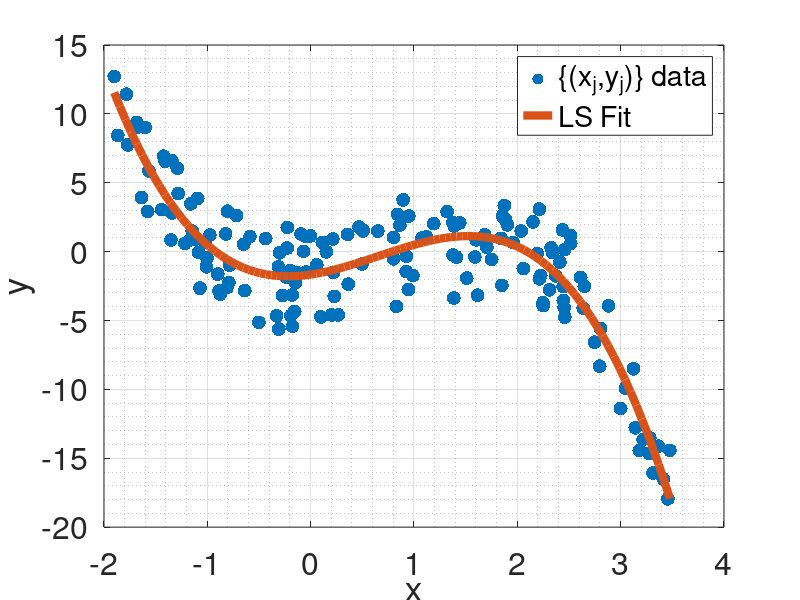

Reproduce this figure in MATLAB. (Note: this script raises an error after producing the figure.)
%%%%%%%%%%%%%%%%%%%%%%%%%%%%%%%%%%%%%%%%%%%%%%%%%%%%%%%%%%%%%%%%%%%%
%
% FUNCTION: use Linear Least Squares to find the best fit cubic 
%           polynomial through data {x_j,y_j}
%
% NOTE: 
%        (1) Fit data to: y = f(x;c) = c0 + c1*x + c2*x^2 + c3^x^3
%        (2) Compute DATA matrix for Linear Least Squares
%        (3) Use pseudo-inverse approach to find coefficients
%        (4) Will plot data to check :)
%        (5) Compute the errors (L1, L2, etc.)
%
%   Author: Nick A. Battista
%   Date: November 2021
%   Institution: The College of New Jersey
%
%%%%%%%%%%%%%%%%%%%%%%%%%%%%%%%%%%%%%%%%%%%%%%%%%%%%%%%%%%%%%%%%%%%%


function Linear_Least_Squares_Best_Fit()


%------------------------------------------------------------
%                LOAD DATA: XY_Data <--> {(x,y)} 
%   
%       XY_Data: col 1: x 
%                col 2: y
%                  row: different data point
%------------------------------------------------------------
load('Best_Fit_Ex1_Data.mat');
%
NSamples = length(XY_Data(:,1)); % # of data samples
    

%------------------------------------------------------------
%                 Setup linear problem matrix: 
%                 
%                  MAT*coeffsVec = XY_Data(:,2) 
%------------------------------------------------------------
MAT = zeros( NSamples, 4);       % allocate storage to MAT
for j=1:NSamples                 % loop over all data samples
    x = XY_Data(j,1);            % x-value from jth sample point
    MAT(j,:) = [1  x  x^2  x^3]; % fill row of matrix 
end


%------------------------------------------------------------
%           SOLVE THE LINEAR LEAST SQUARES PROBLEM: 
%             >>> Compute the pseudo-inverse <<<
%------------------------------------------------------------
coeffsVec = inv(MAT'*MAT) * MAT' * XY_Data(:,2);

%------------------------------------------------------------
%       Print out best fit coefficients to the screen
%------------------------------------------------------------
fprintf('\n---------------------------------------------------\n\n');
fprintf('BEST FIT COEFFICIENTS:\n');
for i=1:length(coeffsVec)
   strTMP = ['     c_' num2str(i-1) ' = ' num2str(coeffsVec(i)) '\n'];
   fprintf(strTMP);
end


%------------------------------------------------
%               Plot Attributes
%------------------------------------------------
lw = 6;  % LineWidth
ms = 30; % MarkerSize
fs = 23; % FontSize

%------------------------------------------------------------
%               FIGURE 1: BEST-FIT vs Raw Data
%------------------------------------------------------------
%
% Get independent variable array to input into model
xVec  = linspace( min(XY_Data(:,1)), max( XY_Data(:,1)), 100); 
%
% Predict y-Values on xVec using best fit coefficients
yPredVec = coeffsVec(1) + coeffsVec(2)*xVec + coeffsVec(3)*xVec.^2 + coeffsVec(4)*xVec.^3;
%
f1=figure(1);
%
plot(XY_Data(:,1),XY_Data(:,2),'.','MarkerSize',ms); hold on;
plot(xVec,yPredVec,'-','LineWidth',lw); hold on;
legend('\{(x_j,y_j)\} data','LS Fit','Location','NorthEast');
xlabel('x');
ylabel('y');
set(gca,'FontSize',fs);
grid on;
grid minor;

%------------------------------------------------
%           Position figures on screen
%------------------------------------------------
f1.Position = [10  200 600 450];


%-------------------------------------------------------------------
%                           ERROR ANALYSIS: 
%             (Residuals, L1-Norm, L2-Norm, LInf-Norm etc)
%-------------------------------------------------------------------
r = XY_Data(:,2) - MAT*coeffsVec; % Actual residual from Least Squares Soln
L1_Norm = sum( abs(r) );          % Calculate L1-Norm
L2_Norm = sqrt( r'*r );           % Calculate L2-Norm
LInf_Norm = max( abs(r) );        % Calculate LInfinity-Norm
%
fprintf('\n---------------------------------------------------\n\n');
fprintf('LEAST SQUARE SOLUTION ERROR ANALYSIS:\n\n');
fprintf('   -> The L1-Norm of the Residual is: %.3f\n',L1_Norm);
fprintf('   -> The L2-Norm of the Residual is: %.3f\n',L2_Norm);
fprintf('   -> The LINF-Norm of the Residual is: %.3f\n',LInf_Norm);
fprintf('\n---------------------------------------------------\n\n');


